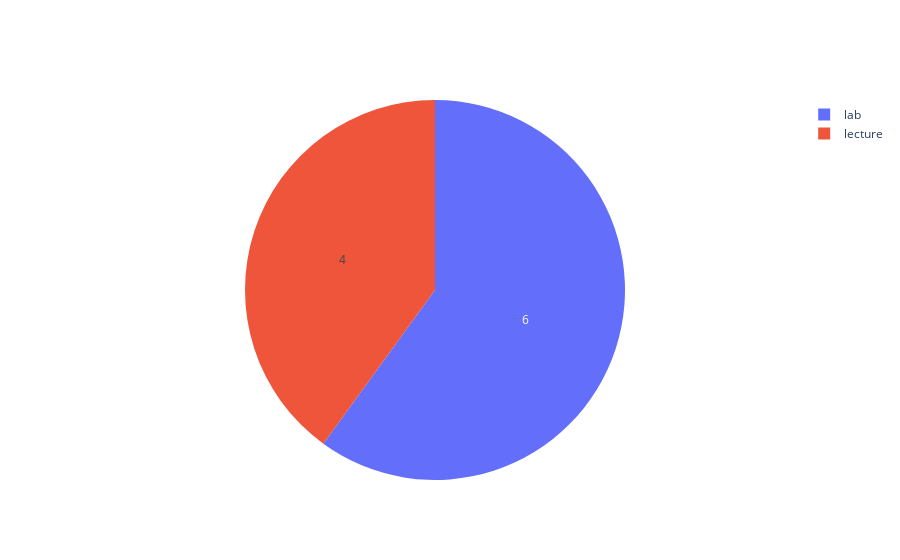

Source (notebook cell):
### Code cell
go.Figure(data=[go.Pie(labels=filtered_df['lab_or_lecture'],
                             values=filtered_df['duration'],
                             hoverinfo='label+percent',
                             textinfo='value')])

### Figure 1 — Plotly figure (JSON) as saved in the notebook; plotly's stock layout.template omitted (floating-point values rounded to 4 significant figures)
{"data": [{"hoverinfo": "label+percent", "labels": ["lecture", "lab", "lab", "lecture", "lab"], "textinfo": "value", "type": "pie", "values": [2, 2, 2, 2, 2]}], "layout": {}}
